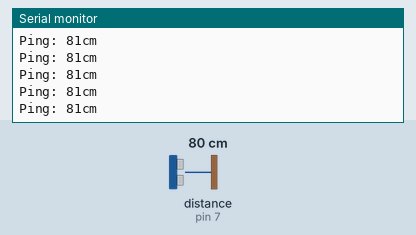
Simulated run of this sketch. Board: Arduino Uno, built with avr-gcc and run on an emulated ATmega328P. Parts: the last lines printed to the serial monitor. Inputs (shaded band) come from the test bench; at power-on: distance to the obstacle (sensor on pin 7) 80 cm. The echo pulse lasts 58.3 µs per cm.

Above: at 1.2 s.
1.3 s: distance to the obstacle (sensor on pin 7) set to 2 cm
At 1.34 s:
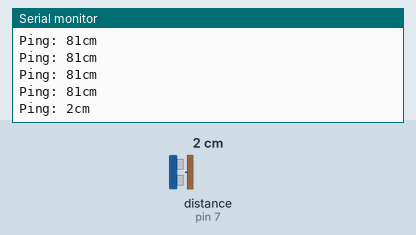
2.8 s: distance to the obstacle (sensor on pin 7) set to 4 cm
At 2.82 s:
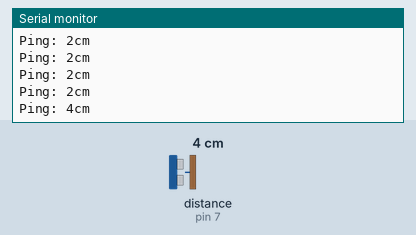
4.3 s: distance to the obstacle (sensor on pin 7) set to 35 cm
At 4.3 s:
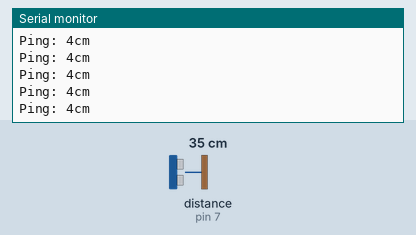
Timing chart, 0 to 7.3 s (numbered marks = the images above; inputs shaded):
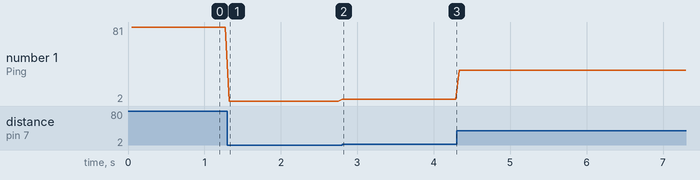

The sketch:

entfernungsmessung.ino
```cpp
#include <NewPing.h>

// Arduino pin tied to trigger pin on the ultrasonic sensor.
#define TRIGGER_PIN  7

// Arduino pin tied to echo pin on the ultrasonic sensor.
#define ECHO_PIN     7

// Maximum distance we want to ping for (in centimeters). Maximum sensor distance is rated at 400-500cm.
#define MAX_DISTANCE 300

// NewPing setup of pins and maximum distance.
NewPing sonar(TRIGGER_PIN, ECHO_PIN, MAX_DISTANCE);

void setup() {
  // Open serial monitor at 115200 baud to see ping results.
  Serial.begin(115200);
}

void loop() {
  // Wait 50ms between pings (about 20 pings/sec). 29ms should be the shortest delay between pings.
  delay(50);
  Serial.print("Ping: ");
  // Send ping, get distance in cm and print result (0 = outside set distance range)
  Serial.print(sonar.ping_cm());
  Serial.println("cm");
}
```

Measured:
- after the input at 1.3 s, the serial monitor: prints a new line at once (image 1)
- after the input at 2.8 s, the serial monitor: prints a new line at once (image 2)
- plotted number 1: 81 → 2 after the input at 1.3 s, 2 → 4 after the input at 2.8 s, 4 → 35 after the input at 4.3 s
